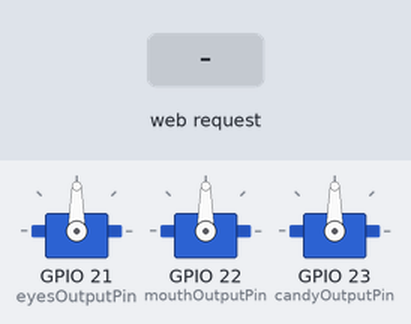
This sketch was run on a simulated ESP32. Shown: 3 × servo. The test bench sets the inputs (shaded band). WiFi joins after 1.5 s; servers stay silent unless stated; what the sketch prints to the serial monitor is not drawn.

Above: at 2.7 s.
2.8 s: HTTP request GET /eyes/q1 received
At 3.4 s:
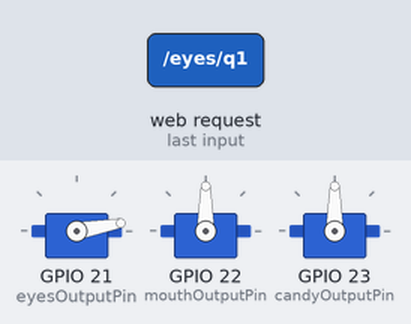
4.3 s: HTTP request GET /eyes/q2 received
At 5.5 s:
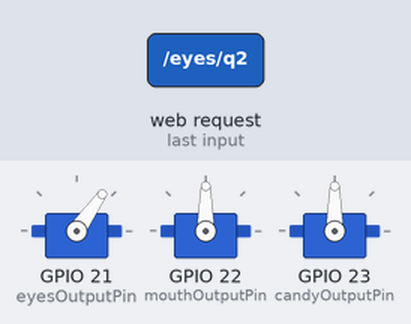
5.8 s: HTTP request GET /eyes/q3 received
At 6.9 s:
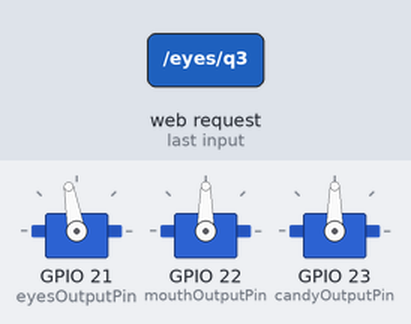
7.3 s: HTTP request GET /eyes/q4 received
At 8.0 s:
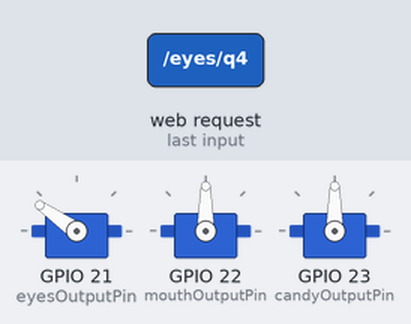
8.8 s: HTTP request GET /candy/open received
At 9.1 s:
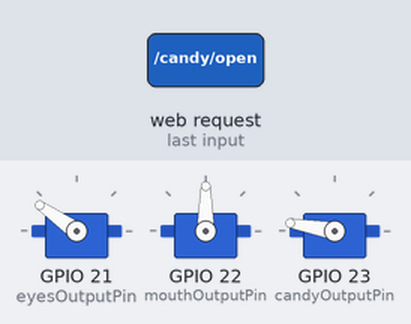
10.3 s: HTTP request GET /candy/close received
At 11.5 s:
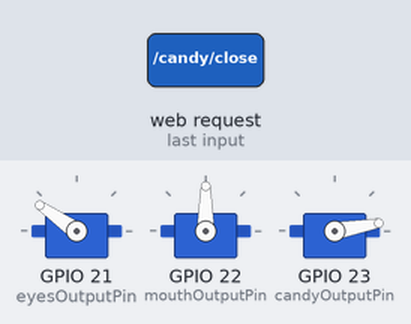
Timing chart, 0 to 12.8 s (numbered marks = the images above; inputs shaded):
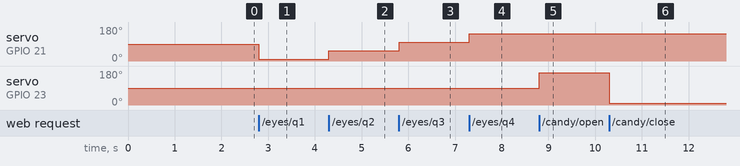

The sketch:

face_code.ino
```cpp
#include <WiFi.h>
#include <WebServer.h>
#include <ESP32Servo.h>


// Replace with your network credentials
const char* ssid = "WIFI_NAME";
const char* password = "WIFI_PASSWORD";

// servo!
Servo eyesServo;
const int eyesOutputPin = 21;
int prevEyesPos = 10;

Servo mouthServo;
const int mouthOutputPin = 22;

Servo candyServo;
const int candyOutputPin = 23;

WebServer server(80);

void eyesQ1() {
  prevEyesPos = 10;
  eyesServo.write(prevEyesPos);
}

void eyesQ2() {
  prevEyesPos = 55;
  eyesServo.write(prevEyesPos);
}

void eyesQ3() {
  prevEyesPos = 100;
  eyesServo.write(prevEyesPos);
}

void eyesQ4() {
  prevEyesPos = 145;
  eyesServo.write(prevEyesPos);
}

void candyClose() {
  candyServo.write(10);
}

void candyOpen() {
  candyServo.write(170);
}

void hoot() {
  mouthServo.write(30);
  delay(100);
  mouthServo.write(90);
  delay(100);
  mouthServo.write(150);
  delay(100);

}

// Ping pong test
void handleRoot() {
  String html = "<!DOCTYPE html><html>";
  html += "<body><h1>Success!</h1>";
  html += "</body></html>";
  server.send(200, "text/html", html);
}

void setup() {
  Serial.begin(115200);

  eyesServo.setPeriodHertz(50); // PWM frequency for SG90
  eyesServo.attach(eyesOutputPin, 500, 2400); // Minimum and maximum pulse width (in µs) to go from 0° to 180

  mouthServo.setPeriodHertz(50); // PWM frequency for SG90
  mouthServo.attach(mouthOutputPin, 500, 2400); // Minimum and maximum pulse width (in µs) to go from 0° to 180

  candyServo.setPeriodHertz(50); // PWM frequency for SG90
  candyServo.attach(candyOutputPin, 500, 2400); // Minimum and maximum pulse width (in µs) to go from 0° to 180


  // Connect to Wi-Fi network
  Serial.print("Connecting to ");
  Serial.println(ssid);
  WiFi.begin(ssid, password);
  while (WiFi.status() != WL_CONNECTED) {
    delay(500);
    Serial.print(".");
  }
  Serial.println("");
  Serial.println("WiFi connected.");
  Serial.println("IP address: ");
  Serial.println(WiFi.localIP());

  // Set up the web server to handle different routes
  server.on("/", handleRoot);
  server.on("/eyes/q1", eyesQ1);
  server.on("/eyes/q2", eyesQ2);
  server.on("/eyes/q3", eyesQ3);
  server.on("/eyes/q4", eyesQ4);

  server.on("/candy/open", candyOpen);
  server.on("/candy/close", candyClose);

  // Mouth
  server.on("/mouth/hoot", hoot);

  // Start the web server
  server.begin();
  Serial.println("HTTP server started");
}

void loop() {
  // Handle incoming client requests
  server.handleClient();
  // Open this on the web!
  // Serial.println(WiFi.localIP());

}
```

Measured:
- after the input at 2.8 s, servo on GPIO 21 (eyesOutputPin): 90° → 10° at once
- after the input at 4.3 s, servo on GPIO 21 (eyesOutputPin): 10° → 55° at once
- after the input at 5.8 s, servo on GPIO 21 (eyesOutputPin): 55° → 100° at once
- after the input at 7.3 s, servo on GPIO 21 (eyesOutputPin): 100° → 145° at once
- after the input at 8.8 s, servo on GPIO 23 (candyOutputPin): 90° → 170° at once
- after the input at 10.3 s, servo on GPIO 23 (candyOutputPin): 170° → 10° at once
